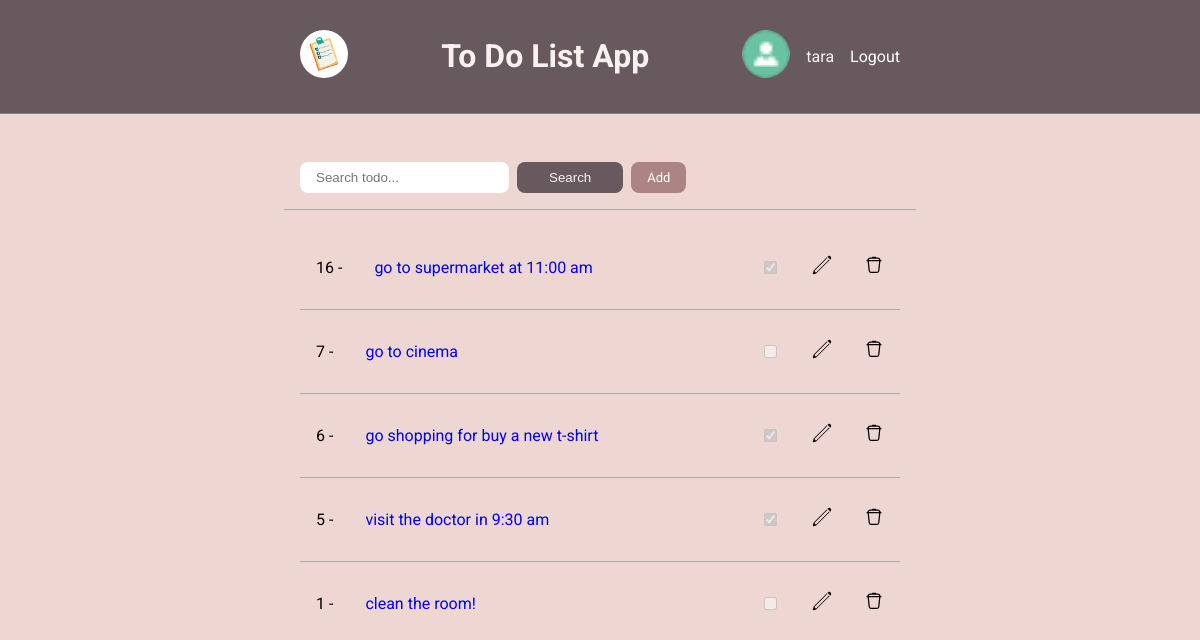
Before: / (signed in) with the older database file.
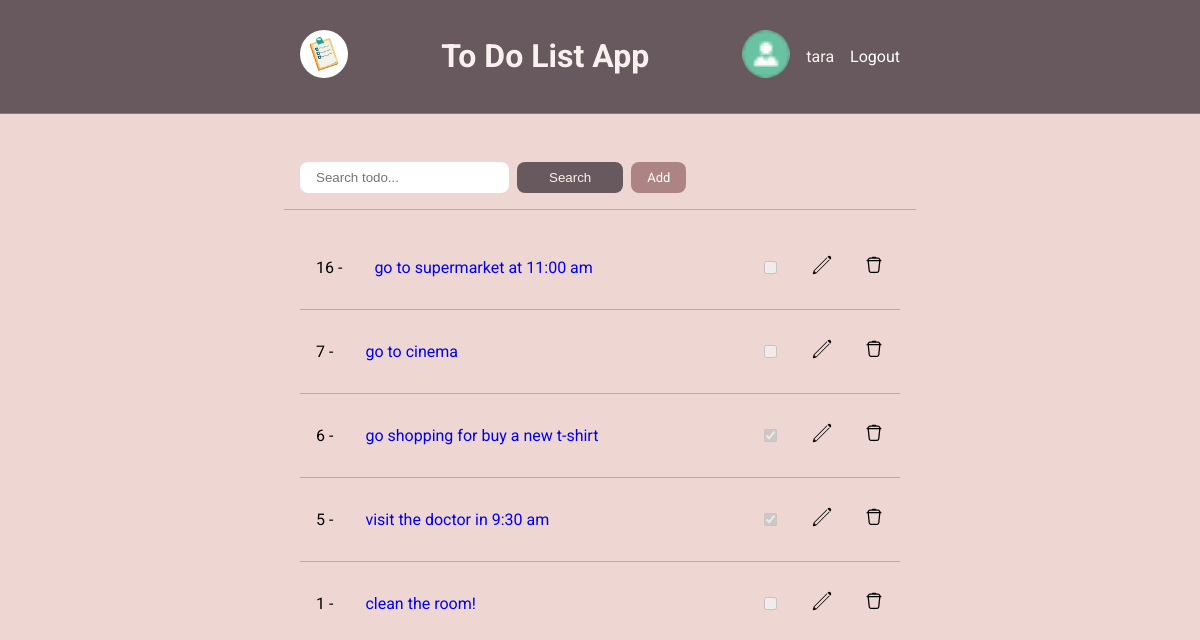
After: the same page with the newer database file.
### base/models.py (models this page shows, shortened)
class Todo(models.Model):
    user=models.ForeignKey(User, on_delete=models.CASCADE)
    title=models.CharField(max_length=200)
    description=models.TextField()
    checked=models.BooleanField(default=False ,null=False, blank=False)
    created=models.DateTimeField(auto_now=True)
    updated=models.DateTimeField(auto_now_add=True)
    class Meta:
        ordering=['-updated','-created']

### base/views.py (the view)
# urls.py: path('', views.home, name='home'),
def home(request):
    user= request.user
    add=False
    if not user.is_authenticated:
        todolist=None
    else:
        q= request.GET.get('q') if request.GET.get('q') is not None else ''
        todolist= Todo.objects.filter((Q(title__icontains=q) | Q(description__icontains=q)) & (Q(user__username__icontains=request.user)))
    context={'add':add, 'todolist':todolist, 'user':user}
    return render(request, 'base/todo_list.html',context)

### base/templates/base/todo_list.html (shortened to what this page needs)
{% extends 'base/main.html' %} {% block content %}
<div class="todolist-container">
  {% include 'base/todo_search.html' %}
  <ul class="todolist">
    {% for todo in todolist %} {% include 'base/todo.html' %} {% endfor %}
  </ul>
</div>
{% endblock content %}

### base/templates/base/todo.html (shortened to what this page needs)
<li class="todo">
  <div class="trash-edit">
    <p>{{todo.id}} -</p>
    <a class="a-link" href="{% url 'todo-show' todo.id %}">{{todo.title}}</a>
  </div>
  <div class="trash-edit">
    {% if todo.checked == False %}
    <input type="checkbox" disabled />
    {% else %}
    <input type="checkbox" checked disabled />
    {% endif %}
    <div class="edit">
      <a href="{% url 'edit-todo' todo.id %}">
      </a>
    </div>
    <div class="trash">
      <a href="{% url 'delete-todo' todo.id %}">
      </a>
    </div>
  </div>
</li>

Changed rows visible on the page:
changed Todo "go to supermarket at 11:00 am": value "☑" → "☐"
